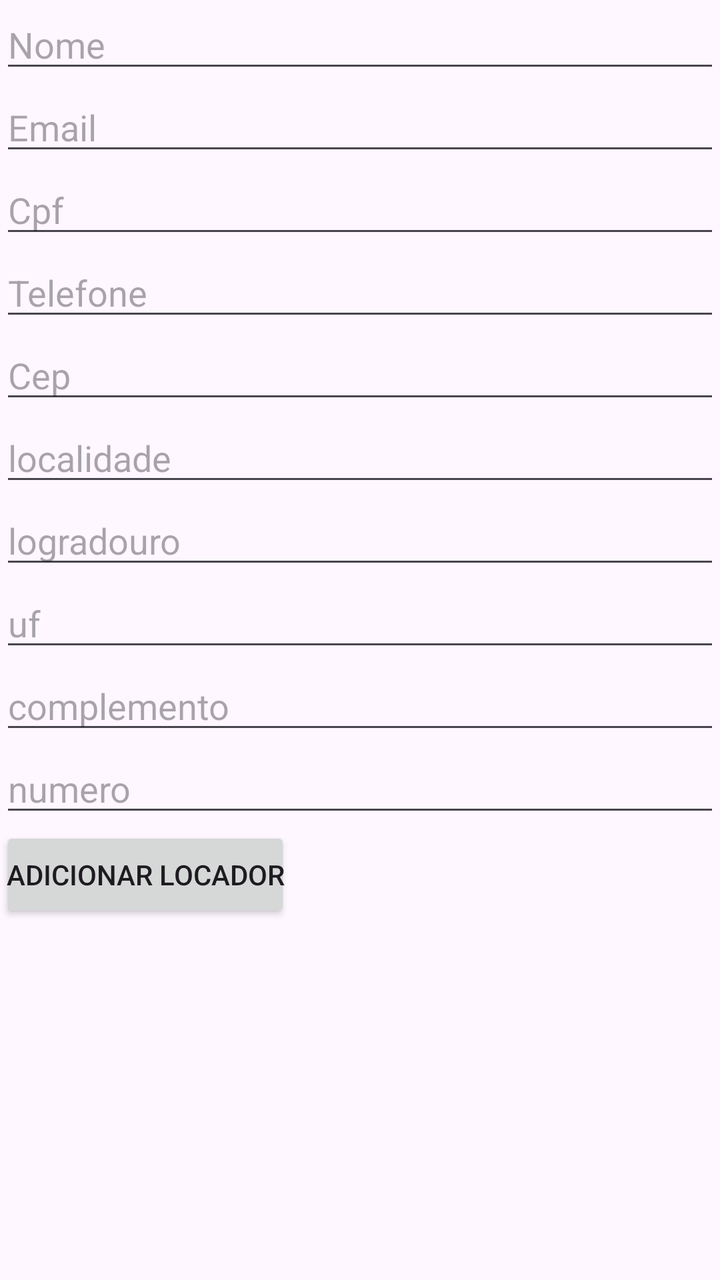
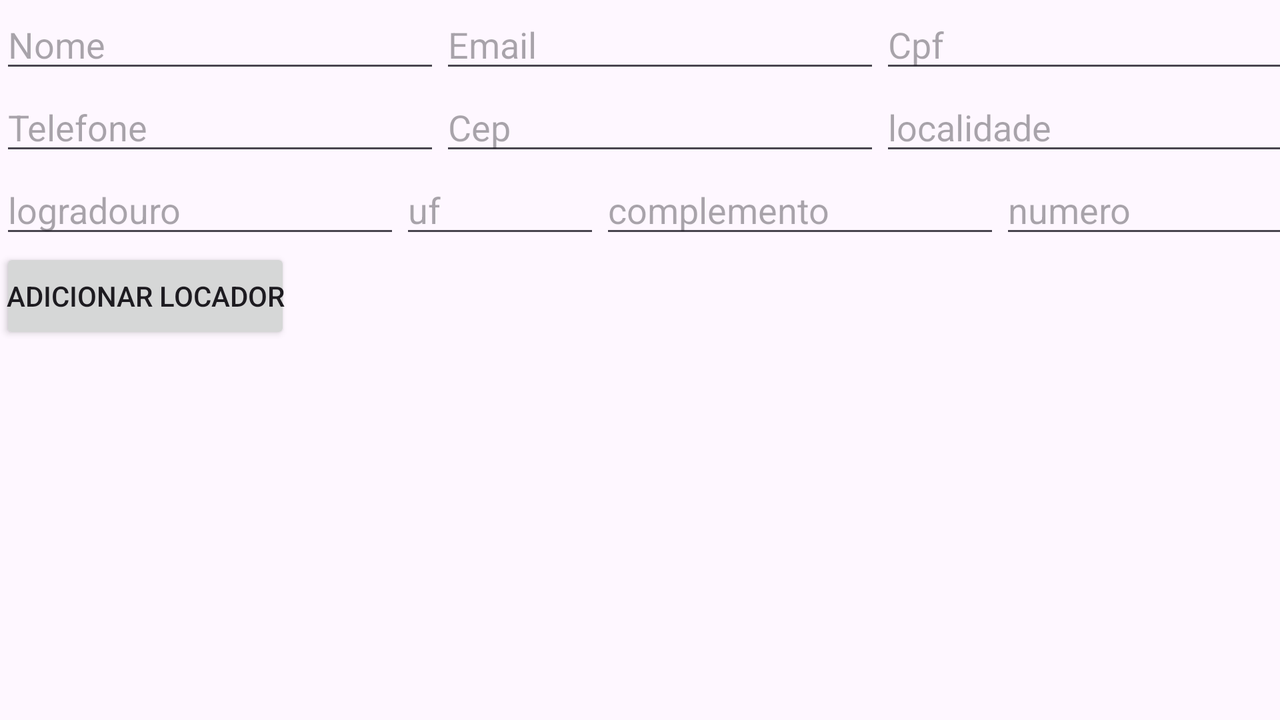

Compare how this app lays out the same screen by default and in its alternative resource folder. The renders come first, then the two layout files and the values they reference.
<!-- AndroidManifest.xml: application theme Theme.SegundaAvaliacao -->
<!-- res/layout/activity_adicionar_locador.xml -->
<?xml version="1.0" encoding="utf-8"?>
<LinearLayout xmlns:android="http://schemas.android.com/apk/res/android"
    xmlns:app="http://schemas.android.com/apk/res-auto"
    xmlns:tools="http://schemas.android.com/tools"
    android:orientation="vertical"
    android:layout_width="match_parent"
    android:layout_height="match_parent"
    tools:context=".activity_adicionar_locador">
    <EditText
        android:layout_width="match_parent"
        android:layout_height="wrap_content"
        android:hint="Nome"
        android:id="@+id/nomelocador" />
    <EditText
        android:layout_width="match_parent"
        android:layout_height="wrap_content"
        android:hint="Email"
        android:id="@+id/emaillocador" />
    <EditText
        android:layout_width="match_parent"
        android:layout_height="wrap_content"
        android:hint="Cpf"
        android:inputType="number"
        android:id="@+id/cpflocador" />
    <EditText
        android:layout_width="match_parent"
        android:layout_height="wrap_content"
        android:hint="Telefone"
        android:id="@+id/telefonelocador" />
    <EditText
        android:layout_width="match_parent"
        android:layout_height="wrap_content"
        android:hint="Cep"
        android:inputType="number"
        android:id="@+id/ceplocador" />
    <EditText
        android:layout_width="match_parent"
        android:layout_height="wrap_content"
        android:hint="localidade"
        android:id="@+id/localidadelocador" />
    <EditText
        android:layout_width="match_parent"
        android:layout_height="wrap_content"
        android:hint="logradouro"
        android:id="@+id/logradourolocador" />
    <EditText
        android:layout_width="match_parent"
        android:layout_height="wrap_content"
        android:hint="uf"
        android:id="@+id/uflocador" />
    <EditText
        android:layout_width="match_parent"
        android:layout_height="wrap_content"
        android:hint="complemento"
        android:id="@+id/complementolocador" />
    <EditText
        android:layout_width="match_parent"
        android:layout_height="wrap_content"
        android:hint="numero"
        android:inputType="number"
        android:id="@+id/numerolocador" />


    <Button
        android:layout_width="wrap_content"
        android:layout_height="wrap_content"
        android:layout_gravity="left"
        android:onClick="adicionarlocador"
        android:padding="3sp"
        android:id="@+id/buttonaddlocador"
        android:text="Adicionar Locador" />

</LinearLayout>
<!-- resources referenced by this layout -->
<resources>
  <style name="Theme.SegundaAvaliacao" parent="Base.Theme.SegundaAvaliacao" />
  <style name="Base.Theme.SegundaAvaliacao" parent="Theme.Material3.DayNight.NoActionBar">
          
          
      </style>
</resources>
<!-- res/layout-land/activity_adicionar_locador.xml (the author's variant of the layout above) -->
<!-- drawn on the phone turned sideways -->
<?xml version="1.0" encoding="utf-8"?>
<LinearLayout xmlns:android="http://schemas.android.com/apk/res/android"
    xmlns:app="http://schemas.android.com/apk/res-auto"
    xmlns:tools="http://schemas.android.com/tools"
    android:orientation="vertical"
    android:layout_width="match_parent"
    android:layout_height="match_parent"
    tools:context=".activity_adicionar_locador">
    <LinearLayout
        android:layout_width="match_parent"
        android:layout_height="wrap_content"
        android:orientation="horizontal">

        <EditText
            android:id="@+id/nomelocador"
            android:layout_width="220dp"
            android:layout_height="wrap_content"
            android:hint="Nome" />

        <EditText
            android:id="@+id/emaillocador"
            android:layout_width="220dp"
            android:layout_height="wrap_content"
            android:hint="Email" />
    <EditText
        android:layout_width="220dp"
        android:layout_height="wrap_content"
        android:hint="Cpf"
        android:inputType="number"
        android:id="@+id/cpflocador" />
    </LinearLayout>
    <LinearLayout
        android:layout_width="match_parent"
        android:layout_height="wrap_content"
        android:orientation="horizontal">
    <EditText
        android:layout_width="220dp"
        android:layout_height="wrap_content"
        android:hint="Telefone"
        android:id="@+id/telefonelocador" />
    <EditText
        android:layout_width="220dp"
        android:layout_height="wrap_content"
        android:hint="Cep"
        android:inputType="number"
        android:id="@+id/ceplocador" />
    <EditText
        android:layout_width="220dp"
        android:layout_height="wrap_content"
        android:hint="localidade"
        android:id="@+id/localidadelocador" />
    </LinearLayout>
    <LinearLayout
        android:layout_width="match_parent"
        android:layout_height="wrap_content"
        android:orientation="horizontal">
    <EditText
        android:layout_width="200dp"
        android:layout_height="wrap_content"
        android:hint="logradouro"
        android:id="@+id/logradourolocador" />
    <EditText
        android:layout_width="100dp"
        android:layout_height="wrap_content"
        android:hint="uf"
        android:id="@+id/uflocador" />
    <EditText
        android:layout_width="200dp"
        android:layout_height="wrap_content"
        android:hint="complemento"
        android:id="@+id/complementolocador" />
    <EditText
        android:layout_width="200dp"
        android:layout_height="wrap_content"
        android:hint="numero"
        android:inputType="number"
        android:id="@+id/numerolocador" />
    </LinearLayout>

    <Button
        android:layout_width="wrap_content"
        android:layout_height="wrap_content"
        android:layout_gravity="left"
        android:onClick="adicionarlocador"
        android:padding="3sp"
        android:id="@+id/buttonaddlocador"
        android:text="Adicionar Locador" />

</LinearLayout>
